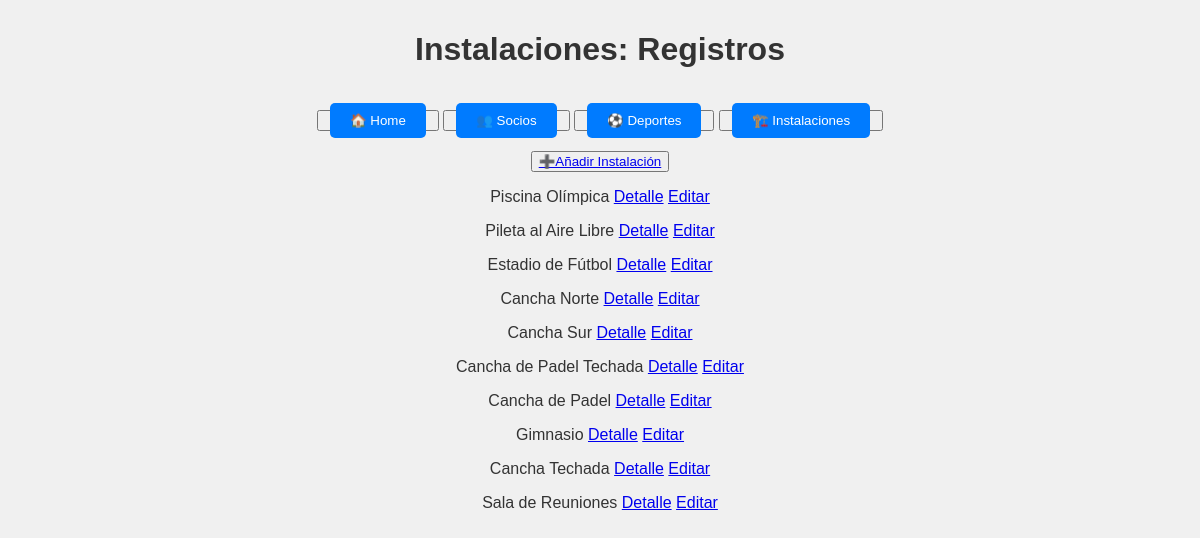
The app's page /instalaciones/ with its own data.
### club/models.py (models this page shows, shortened)
class Instalacion(models.Model):
    nombre = models.CharField(max_length=100)
    descripcion = models.TextField(blank=True, null=True)
    capacidad = models.IntegerField()
    necesita_reserva = models.BooleanField(default=False)
    horario_disponible = models.CharField(max_length=100, blank=True, null=True)
    disponible = models.BooleanField(default=True)

### club/views.py (the view)
# urls.py: path('instalaciones/', InstalacionListView.as_view(), name='instalaciones_list'),
class InstalacionListView(ListView):
    model = Instalacion
    template_name = 'club/instalaciones_list.html'
    context_object_name = 'object_list'

### templates/club/instalaciones_list.html
{% extends 'club/base.html' %}
{% block titulo %}
    Instalaciones: Registros
{% endblock titulo %}
{% block main %}
    <button>
        <a href="{% url 'instalaciones_create' %}">➕Añadir Instalación</a>
    </button>
    {% for object in object_list %}
    <p>
        {{ object.nombre }}
        <a href="{% url 'instalaciones_detail' object.id %}">Detalle</a>
        <a href="{% url 'instalaciones_edit' object.id %}">Editar</a>
    </p>
    {% empty %}
        <p> No hay registros para mostrar </p>
    {% endfor %}
{% endblock main %}

### templates/club/base.html (style rules this page uses)
body { font-family: 'Arial', sans-serif; margin: 0; padding: 0; background: #f0f0f0; color: #333; }

### records on screen
Instalacion: nombre "Piscina Olímpica"
Instalacion: nombre "Pileta al Aire Libre"
Instalacion: nombre "Estadio de Fútbol"
Instalacion: nombre "Cancha Norte"
Instalacion: nombre "Cancha Sur"
Instalacion: nombre "Cancha de Padel Techada"
Instalacion: nombre "Cancha de Padel"
Instalacion: nombre "Gimnasio"
Instalacion: nombre "Cancha Techada"
Instalacion: nombre "Sala de Reuniones"
